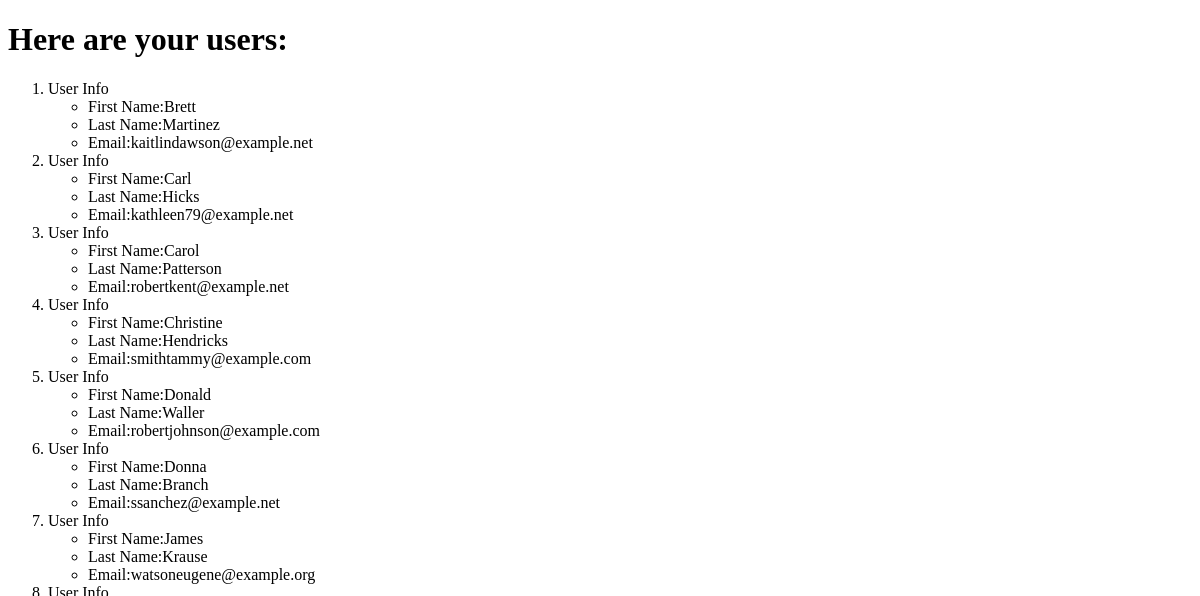
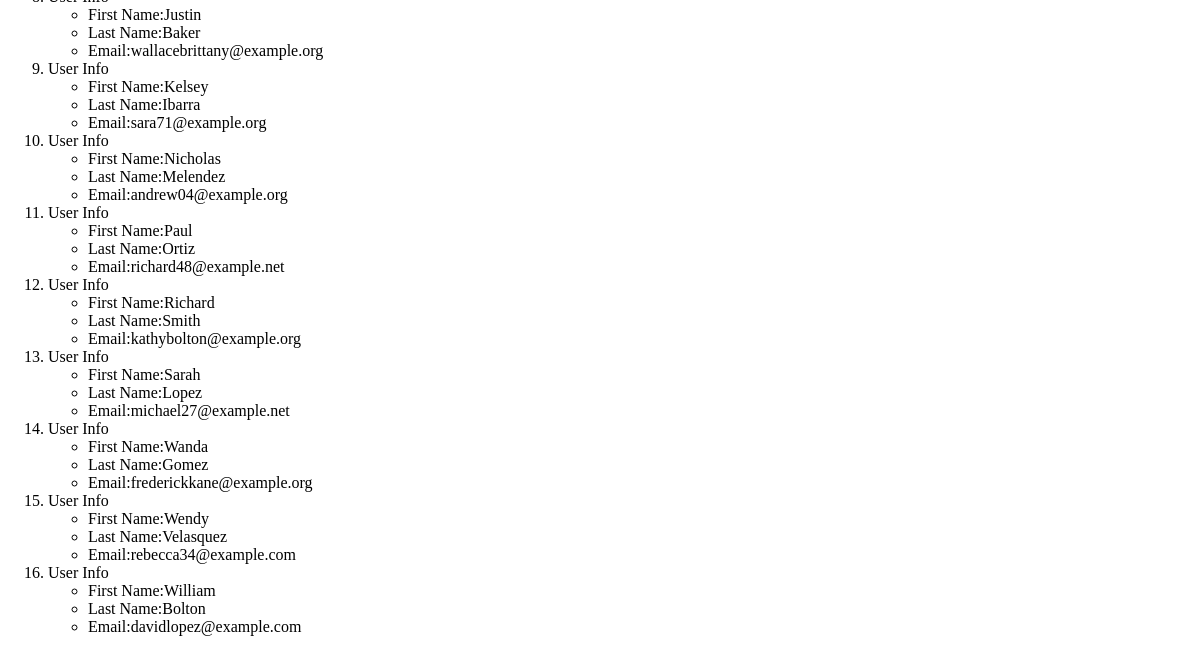
The app's page /users/, older data (2 pictures, top to bottom).
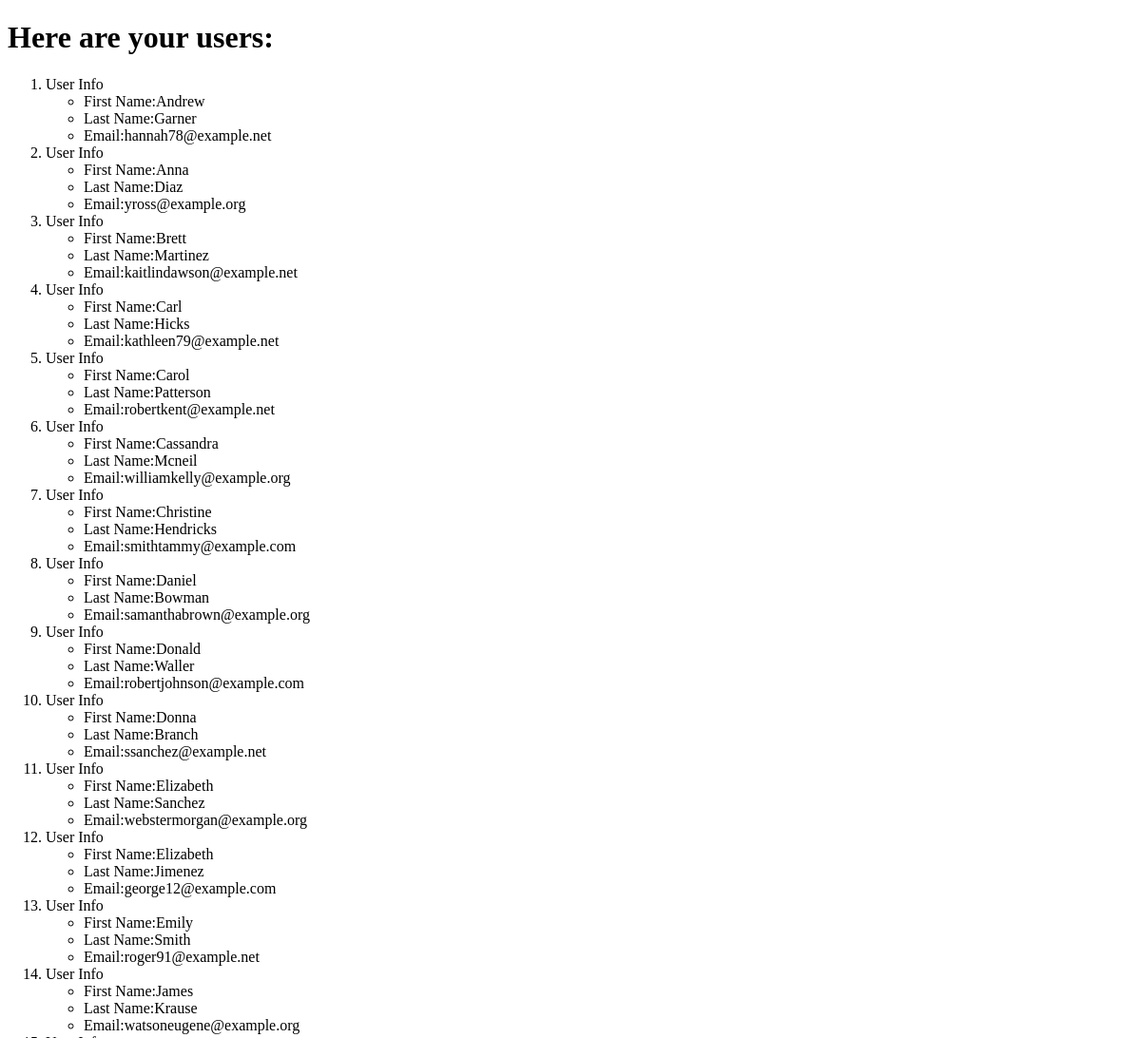
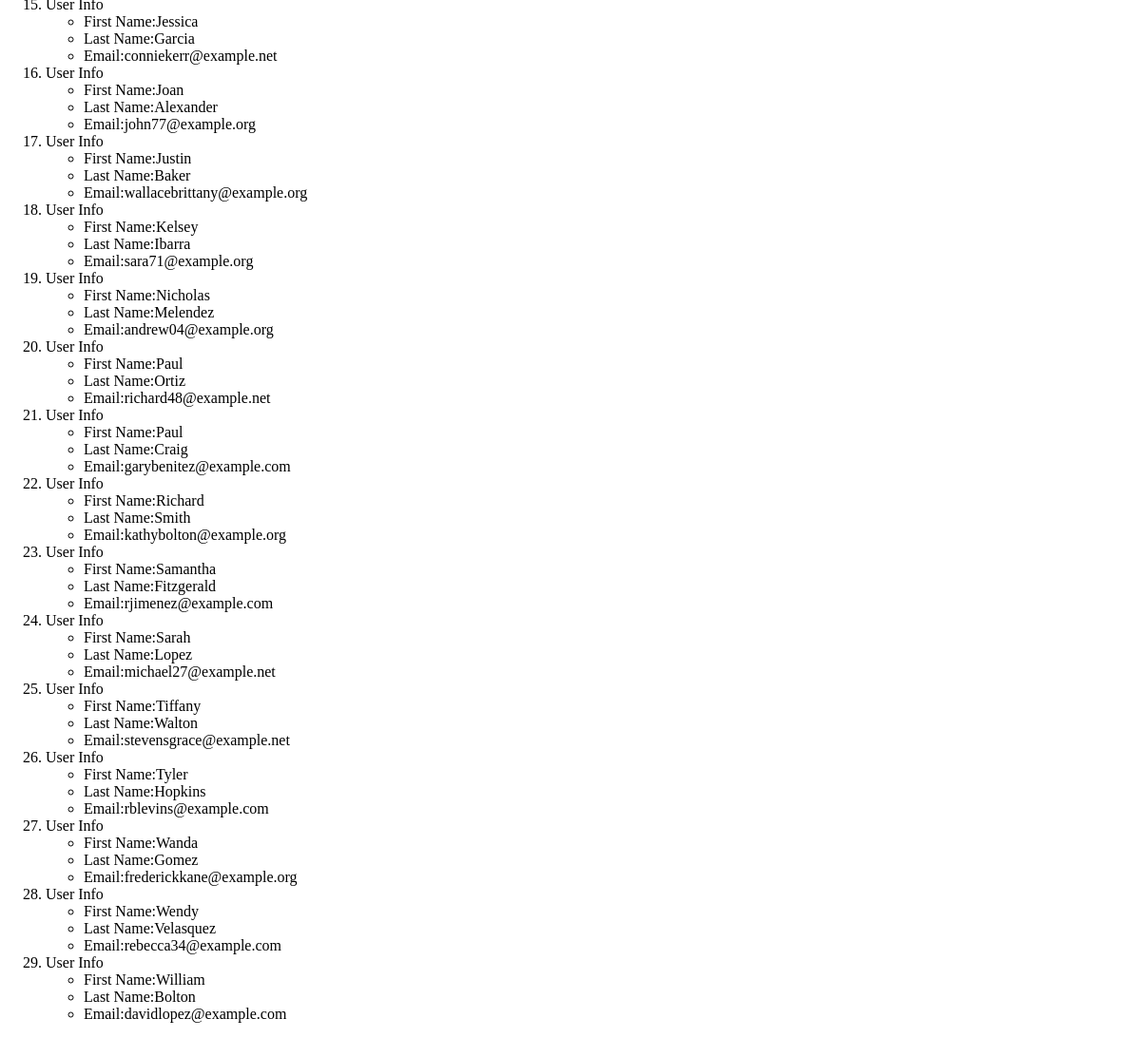
The same page, newer data (2 pictures, top to bottom).
### AppTwo/models.py (models this page shows, shortened)
class User(models.Model):
    first_name = models.CharField(max_length=50)
    last_name = models.CharField(max_length=50)
    email = models.EmailField(unique=True)

### AppTwo/views.py (the view)
# urls.py: path("users/", views.users, name="users"),
def users(request):
    user_list = User.objects.order_by("first_name")
    user_dict = {"users": user_list}
    return render(request, "AppTwo/users.html", context=user_dict)

### templates/AppTwo/users.html (shortened to what this page needs)
<!DOCTYPE html>
<html lang="en">
  <head>
  </head>
  <body>
    {% if users %}
    <h1>Here are your users:</h1>
    <ol>
      {% for person in users %}
      <li>User Info</li>
      <ul>
        <li>First Name:{{person.first_name}}</li>
        <li>Last Name:{{person.last_name}}</li>
        <li>Email:{{person.email}}</li>
      </ul>
      {% endfor %}
    </ol>
    {% endif %}
  </body>
</html>

Row changes from the older to the newer data that the page shows:
added User: first_name "Andrew", last_name "Garner", email "hannah78@example.net"
added User: first_name "Anna", last_name "Diaz", email "yross@example.org"
added User: first_name "Cassandra", last_name "Mcneil", email "williamkelly@example.org"
added User: first_name "Daniel", last_name "Bowman", email "samanthabrown@example.org"
added User: first_name "Elizabeth", last_name "Sanchez", email "webstermorgan@example.org"
added User: first_name "Elizabeth", last_name "Jimenez", email "george12@example.com"
added User: first_name "Emily", last_name "Smith", email "roger91@example.net"
added User: first_name "Jessica", last_name "Garcia", email "conniekerr@example.net"
added User: first_name "Joan", last_name "Alexander", email "john77@example.org"
added User: first_name "Paul", last_name "Craig", email "garybenitez@example.com"
added User: first_name "Samantha", last_name "Fitzgerald", email "rjimenez@example.com"
added User: first_name "Tiffany", last_name "Walton", email "stevensgrace@example.net"
added User: first_name "Tyler", last_name "Hopkins", email "rblevins@example.com"
